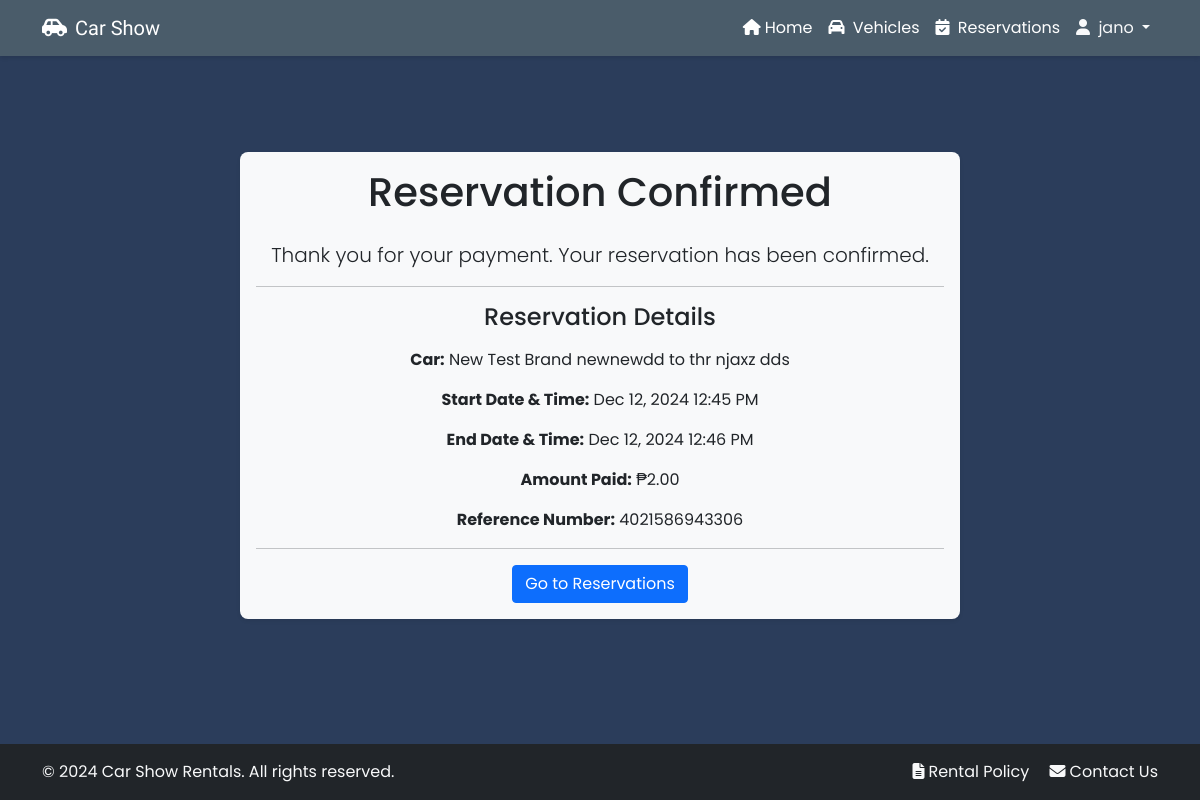
Page /payment-confirmation/76/ (signed in) on the committed database.
### backend/models.py (models this page shows, shortened)
class Reservation(models.Model):
    RATE_TYPES = [
        ('hourly', 'Hourly'),
        ('daily', 'Daily'),
        ('weekly', 'Weekly'),
    ]
    STATUS_CHOICES = [
        ('pending', 'Pending'),
        ('partial', 'Partial'),
        ('paid', 'Paid'),
        ('active', 'Active'),
        ('completed', 'Completed'),
        ('cancelled', 'Cancelled'),
    ]
    user = models.ForeignKey(User, on_delete=models.CASCADE)
    car = models.ForeignKey(Car, on_delete=models.CASCADE)
    rate_type = models.CharField(max_length=20, choices=RATE_TYPES)
    start_datetime = models.DateTimeField()
    end_datetime = models.DateTimeField()
    receipt_image = models.ImageField(upload_to='receipts/', blank=True, null=True)
    reference_number = models.CharField(max_length=50, blank=True, null=True)
    amount = models.DecimalField(max_digits=10, decimal_places=2, default=0)
    total_price = models.DecimalField(max_digits=10, decimal_places=2)
    status = models.CharField(max_length=20, choices=STATUS_CHOICES, default='pending')
    pickup_reminder_sent = models.BooleanField(default=False)
    return_reminder_sent = models.BooleanField(default=False)
    created_at = models.DateTimeField(auto_now_add=True)
    updated_at = models.DateTimeField(auto_now=True)
    class Meta:
        ordering = ['-created_at', '-updated_at']

class Car(models.Model):
    CAR_TYPES = [
        ('sedan', 'Sedan'),
        ('suv', 'SUV'),
        ('pick up', 'Pick Up'),
        ('van', 'Van'),
        ('mini van', 'Mini Van'),
    ]
    brand = models.CharField(max_length=100)
    model = models.CharField(max_length=100)
    year = models.IntegerField()
    total_units = models.IntegerField()
    unavailable_units = models.IntegerField(default=0)
    car_type = models.CharField(max_length=20, choices=CAR_TYPES)
    hourly_rate = models.DecimalField(max_digits=8, decimal_places=2)
    daily_rate = models.DecimalField(max_digits=8, decimal_places=2)
    features = models.TextField()
    created_at = models.DateTimeField(auto_now_add=True)
    class Meta:
        ordering = ['-created_at']

### frontend/views.py (the view)
# urls.py: path('payment-confirmation/<int:reservation_id>/', views.payment_confirmation,
@login_required
def payment_confirmation(request, reservation_id):
    reservation = get_object_or_404(Reservation, id=reservation_id, user=request.user)
    if reservation.total_price == reservation.amount:
        payment_type = 'full_payment'
    else:
        payment_type = 'down_payment'
    context = {
        'reservation': reservation,
        'payment_type': payment_type,
        'remaining_balance': reservation.total_price - reservation.amount
    }
    return render(request, 'frontend/payment_confirmation.html', context)

### frontend/templates/frontend/payment_confirmation.html (shortened to what this page needs)
{% extends 'frontend/base.html' %}
{% load static %}
{% block content %}
<div class="container py-5">
    <div class="row justify-content-center">
        <div class="col-md-8">
            <div class="card bg-light shadow-sm">
                <div class="card-body text-center">
                    <h1 class="card-title mb-4">Reservation Confirmed</h1>
                    <p class="lead">Thank you for your payment. Your reservation has been confirmed.</p>
                    <hr>
                    <h2 class="h4 mb-3">Reservation Details</h2>
                    <p><strong>Car:</strong> {{ reservation.car.brand }} {{ reservation.car.model }}</p>
                    <p><strong>Start Date & Time:</strong> {{ reservation.start_datetime|date:"M d, Y g:i A"}}</p>
                    <p><strong>End Date & Time:</strong> {{ reservation.end_datetime|date:"M d, Y g:i A"}}</p>
                    <p><strong>Amount Paid:</strong> ₱{{ reservation.amount }}</p>
                    <p><strong>Reference Number:</strong> {{ reservation.reference_number }}</p>
                    <hr>
                    <a href="{% url 'reservations' %}" class="btn btn-primary">Go to Reservations</a>
                </div>
            </div>
        </div>
    </div>
</div>
{% endblock %}

### frontend/templates/frontend/base.html (shortened to what this page needs)
<!DOCTYPE html>
{% load static %}
<html lang="en">
<head>
    <link href="https://cdn.jsdelivr.net/npm/aos@2.3.4/dist/aos.css" rel="stylesheet">
    <link href="https://cdn.jsdelivr.net/npm/bootstrap@5.1.3/dist/css/bootstrap.min.css" rel="stylesheet">
    <link rel="stylesheet" href="https://cdnjs.cloudflare.com/ajax/libs/font-awesome/6.1.1/css/all.min.css">
</head>
<body class="d-flex flex-column min-vh-100">
    <div class="toast-container position-fixed top-0 end-0 p-3" style="z-index: 1100">
    </div>
    <nav class="navbar navbar-expand-lg navbar-dark custom-color-1">
        <div class="container">
            <a class="navbar-brand audiowide-font" href="{% url 'home' %}"><i class="fas fa-car-side me-2"></i>Car Show</a>
            <div class="collapse navbar-collapse" id="navbarNav">
                <ul class="navbar-nav ms-auto">
                    <li class="nav-item">
                        <a class="nav-link" href="{% url 'home' %}" style="color: #ffffff;"><i class="fas fa-home me-1"></i>Home</a>
                    </li>
                    <li class="nav-item">
                        <a class="nav-link" href="{% url 'cars' %}" style="color: #ffffff;"><i class="fas fa-car me-1"></i> Vehicles</a>
                    </li>
                    {% if user.is_authenticated %}
                        <li class="nav-item">
                            <a class="nav-link" href="{% url 'reservations' %}" style="color: #ffffff;"><i class="fas fa-calendar-check me-1"></i> Reservations</a>
                        </li>
                        <li class="nav-item dropdown">
                            <a class="nav-link dropdown-toggle text-light" href="#" id="navbarDropdown" role="button" data-bs-toggle="dropdown">
                                <i class="fas fa-user me-1"></i> {{ user.username }}
                            </a>
                        </li>
                    {% endif %}
                </ul>
            </div>
        </div>
    </nav>
    <main class="flex-grow-1 py-5">
        <div class="container">
            {% block content %}{% endblock %}
        </div>
    </main>
    <footer class="bg-dark text-light mt-auto py-3">
        <div class="container">
            <div class="row">
                <div class="col-md-6 text-center text-md-start">
                    <span>&copy; {% now "Y" %} Car Show Rentals. All rights reserved.</span>
                </div>
                <div class="col-md-6 text-center text-md-end">
                    <a href="{% url 'rental_policy' %}" class="text-light me-3 text-decoration-none"><i class="fas fa-file-alt me-1"></i>Rental Policy</a>
                    <a href="{% url 'contact_us' %}" class="text-light text-decoration-none"><i class="fas fa-envelope me-1"></i>Contact Us</a>
                </div>
            </div>
        </div>
    </footer>
</body>
</html>

### frontend/templates/frontend/base.html (style rules this page uses)
.audiowide-font { font-family: 'Audiowide'; }
body { font-family: 'Poppins', sans-serif; background-color: #2b3d5b; }
.navbar { box-shadow: 0 2px 4px rgba(0,0,0,.1); }
.card { border: none; border-radius: 0.5rem; box-shadow: 0 4px 6px rgba(0,0,0,.1); transition: all 0.3s ease; }
.custom-color-1 { background-color: #4a5c6a; color: #2b3d5b; }

### rows in the picture
Reservation: car.brand "New Test Brand newnewdd to thr njaxz", car.model "dds", start_datetime "Dec 12, 2024 12:45 PM", end_datetime "Dec 12, 2024 12:46 PM", amount "2.00", reference_number "4021586943306"

### other values in the picture
{{ user.username }} "jano"
